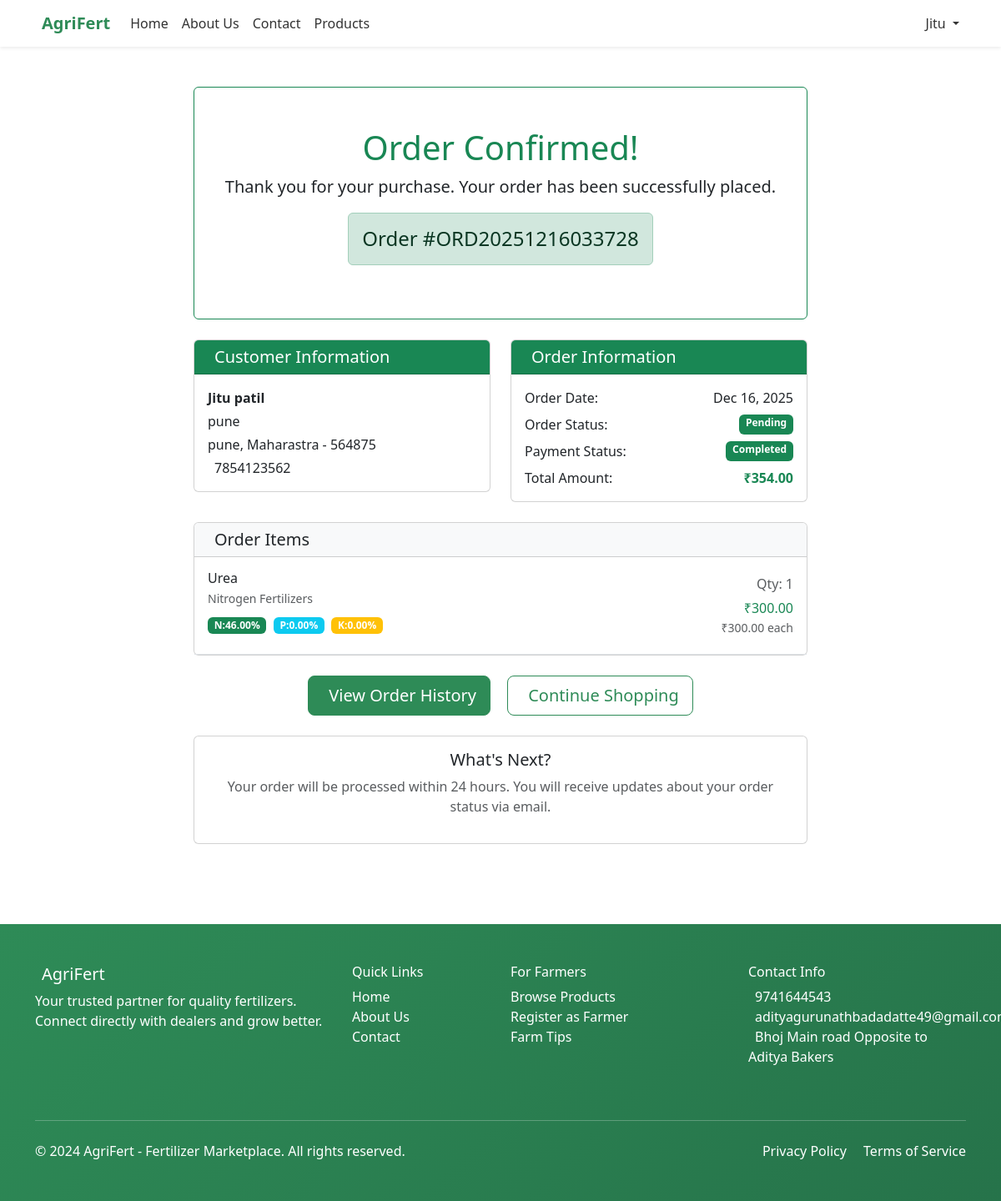
Page /order-confirmation/9/ (signed in) on the committed database.
### core/models.py (models this page shows, shortened)
class Order(models.Model):
    STATUS_CHOICES = (
        ('pending', 'Pending'),
        ('confirmed', 'Confirmed'),
        ('shipped', 'Shipped'),
        ('delivered', 'Delivered'),
        ('cancelled', 'Cancelled'),
    )
    PAYMENT_STATUS_CHOICES = (
        ('pending', 'Pending'),
        ('completed', 'Completed'),
        ('failed', 'Failed'),
        ('refunded', 'Refunded'),
    )
    user = models.ForeignKey(User, on_delete=models.CASCADE)
    order_number = models.CharField(max_length=20, unique=True)
    total_amount = models.DecimalField(max_digits=12, decimal_places=2)
    shipping_full_name = models.CharField(max_length=255)
    shipping_address = models.TextField()
    shipping_city = models.CharField(max_length=100)
    shipping_state = models.CharField(max_length=100)
    shipping_pincode = models.CharField(max_length=10)
    shipping_phone = models.CharField(max_length=15)
    status = models.CharField(max_length=20, choices=STATUS_CHOICES, default='pending')
    payment_status = models.CharField(max_length=20, choices=PAYMENT_STATUS_CHOICES, default='pending')
    tracking_number = models.CharField(max_length=50, blank=True, null=True)
    shipped_at = models.DateTimeField(blank=True, null=True)  # FIXED THIS LINE
    delivered_at = models.DateTimeField(blank=True, null=True)  # FIXED THIS LINE
    created_at = models.DateTimeField(auto_now_add=True)
    updated_at = models.DateTimeField(auto_now=True)

class OrderItem(models.Model):
    order = models.ForeignKey(Order, on_delete=models.CASCADE)
    product = models.ForeignKey(Product, on_delete=models.CASCADE)
    dealer = models.ForeignKey(User, on_delete=models.CASCADE)
    quantity = models.IntegerField()
    price = models.DecimalField(max_digits=10, decimal_places=2)
    item_total = models.DecimalField(max_digits=10, decimal_places=2)

class Product(models.Model):
    dealer = models.ForeignKey(User, on_delete=models.CASCADE)
    name = models.CharField(max_length=200)
    description = models.TextField()
    category = models.ForeignKey(Category, on_delete=models.CASCADE)
    price = models.DecimalField(max_digits=10, decimal_places=2)
    stock_quantity = models.IntegerField(default=0)
    image = models.ImageField(upload_to='products/', blank=True, null=True, default='products/default.jpg')
    nitrogen_content = models.DecimalField(max_digits=5, decimal_places=2, default=0)
    phosphorus_content = models.DecimalField(max_digits=5, decimal_places=2, default=0)
    potassium_content = models.DecimalField(max_digits=5, decimal_places=2, default=0)
    suitable_crops = models.TextField(blank=True)
    usage_instructions = models.TextField(blank=True)
    is_available = models.BooleanField(default=True)
    created_at = models.DateTimeField(auto_now_add=True)
    updated_at = models.DateTimeField(auto_now=True)

class Category(models.Model):
    name = models.CharField(max_length=100)
    description = models.TextField(blank=True)
    created_at = models.DateTimeField(auto_now_add=True)
    class Meta:
        verbose_name_plural = "Categories"

### core/views.py (the view)
# urls.py: path('order-confirmation/<int:order_id>/', views.order_confirmation, name='order_confirmation'),
@login_required
@farmer_required
def order_confirmation(request, order_id):
    order = get_object_or_404(Order, id=order_id, user=request.user)
    order_items = OrderItem.objects.filter(order=order)
    return render(request, 'core/order_confirmation.html', {
        'order': order,
        'order_items': order_items
    })

### core/views.py (called while the page is built)
def farmer_required(function=None):
    actual_decorator = user_passes_test(
        lambda u: hasattr(u, 'profile') and u.profile.user_type == 'farmer',
        login_url='/',
        redirect_field_name=None
    )
    if function:
        return actual_decorator(function)
    return actual_decorator

### templates/core/order_confirmation.html (shortened to what this page needs)
{% extends 'base.html' %}
{% block content %}
<div class="container py-5">
    <div class="row justify-content-center">
        <div class="col-lg-8">
            <div class="card border-success mb-4">
                <div class="card-body text-center py-5">
                    <h1 class="text-success">Order Confirmed!</h1>
                    <p class="lead">Thank you for your purchase. Your order has been successfully placed.</p>
                    <div class="alert alert-success d-inline-block">
                        <h4 class="mb-0">Order #{{ order.order_number }}</h4>
                    </div>
                </div>
            </div>
            <div class="row">
                <div class="col-md-6 mb-4">
                    <div class="card">
                        <div class="card-header bg-success text-white">
                            <h5 class="mb-0">Customer Information</h5>
                        </div>
                        <div class="card-body">
                            <p class="mb-1"><strong>{{ order.shipping_full_name }}</strong></p>
                            <p class="mb-1">{{ order.shipping_address }}</p>
                            <p class="mb-1">{{ order.shipping_city }}, {{ order.shipping_state }} - {{ order.shipping_pincode }}</p>
                            <p class="mb-0">{{ order.shipping_phone }}</p>
                        </div>
                    </div>
                </div>
                <div class="col-md-6 mb-4">
                    <div class="card">
                        <div class="card-header bg-success text-white">
                            <h5 class="mb-0">Order Information</h5>
                        </div>
                        <div class="card-body">
                            <div class="d-flex justify-content-between mb-2">
                                <span>Order Date:</span>
                                <span>{{ order.created_at|date:"M d, Y" }}</span>
                            </div>
                            <div class="d-flex justify-content-between mb-2">
                                <span>Order Status:</span>
                                <span class="badge bg-success">{{ order.status|title }}</span>
                            </div>
                            <div class="d-flex justify-content-between mb-2">
                                <span>Payment Status:</span>
                                <span class="badge bg-success">{{ order.payment_status|title }}</span>
                            </div>
                            <div class="d-flex justify-content-between">
                                <span>Total Amount:</span>
                                <span class="fw-bold text-success">₹{{ order.total_amount }}</span>
                            </div>
                        </div>
                    </div>
                </div>
            </div>
            <div class="card mb-4">
                <div class="card-header bg-light">
                    <h5 class="mb-0">Order Items</h5>
                </div>
                <div class="card-body p-0">
                    {% for item in order_items %}
                    <div class="border-bottom p-3">
                        <div class="row align-items-center">
                            <div class="col-md-8">
                                <h6 class="mb-1">{{ item.product.name }}</h6>
                                <p class="text-muted small mb-2">{{ item.product.category.name }}</p>
                                <div class="mb-2">
                                    <span class="badge bg-success me-1">N:{{ item.product.nitrogen_content }}%</span>
                                    <span class="badge bg-info me-1">P:{{ item.product.phosphorus_content }}%</span>
                                    <span class="badge bg-warning">K:{{ item.product.potassium_content }}%</span>
                                </div>
                            </div>
                            <div class="col-md-4 text-end">
                                <div class="mb-2">
                                    <span class="text-muted">Qty: {{ item.quantity }}</span>
                                </div>
                                <h6 class="text-success mb-0">₹{{ item.item_total }}</h6>
                                <small class="text-muted">₹{{ item.price }} each</small>
                            </div>
                        </div>
                    </div>
                    {% endfor %}
                </div>
            </div>
            <div class="text-center">
                <a href="/orders/" class="btn btn-success btn-lg me-3">
                    View Order History
                </a>
                <a href="/products/" class="btn btn-outline-success btn-lg">
                    Continue Shopping
                </a>
            </div>
            <div class="card mt-4">
                <div class="card-body text-center">
                    <h5>What's Next?</h5>
                    <p class="text-muted">
                        Your order will be processed within 24 hours. You will receive updates about your order status via email.
                    </p>
                </div>
            </div>
        </div>
    </div>
</div>
{% endblock %}

### templates/base.html (shortened to what this page needs)
{% load static %}
<!DOCTYPE html>
<html lang="en">
<head>
    <link href="https://cdn.jsdelivr.net/npm/bootstrap@5.3.0/dist/css/bootstrap.min.css" rel="stylesheet">
    <link href="https://cdnjs.cloudflare.com/ajax/libs/font-awesome-6.0.0/css/all.min.css" rel="stylesheet">
</head>
<body>
    <nav class="navbar navbar-expand-lg navbar-light bg-white shadow-sm sticky-top">
        <div class="container">
            <a class="navbar-brand" href="/">
                AgriFert
            </a>
            <div class="collapse navbar-collapse" id="navbarNav">
                <ul class="navbar-nav me-auto">
                    <li class="nav-item">
                        <a class="nav-link" href="/">Home</a>
                    </li>
                    <li class="nav-item">
                        <a class="nav-link" href="/about/">About Us</a>
                    </li>
                    <li class="nav-item">
                        <a class="nav-link" href="/contact/">Contact</a>
                    </li>
                    <li class="nav-item">
                        <a class="nav-link" href="/products/">Products</a>
                    </li>
                </ul>
                <ul class="navbar-nav">
                    {% if user.is_authenticated %}
                        <li class="nav-item dropdown">
                            <a class="nav-link dropdown-toggle" href="#" id="navbarDropdown" role="button" data-bs-toggle="dropdown">
                                {{ user.username }}
                            </a>
                        </li>
                    {% endif %}
                </ul>
            </div>
        </div>
    </nav>
    <main>
        {% block content %}
        {% endblock %}
    </main>
    <footer class="footer text-white py-5 mt-5">
        <div class="container">
            <div class="row">
                <div class="col-md-4 mb-4">
                    <h5>AgriFert</h5>
                    <p>Your trusted partner for quality fertilizers. Connect directly with dealers and grow better.</p>
                    <div class="social-links">
                    </div>
                </div>
                <div class="col-md-2 mb-4">
                    <h6>Quick Links</h6>
                    <ul class="list-unstyled">
                        <li><a href="/" class="text-white text-decoration-none">Home</a></li>
                        <li><a href="/about/" class="text-white text-decoration-none">About Us</a></li>
                        <li><a href="/contact/" class="text-white text-decoration-none">Contact</a></li>
                    </ul>
                </div>
                <div class="col-md-3 mb-4">
                    <h6>For Farmers</h6>
                    <ul class="list-unstyled">
                        <li><a href="/products/" class="text-white text-decoration-none">Browse Products</a></li>
                        <li><a href="/register/farmer/" class="text-white text-decoration-none">Register as Farmer</a></li>
                        <li><a href="#" class="text-white text-decoration-none">Farm Tips</a></li>
                    </ul>
                </div>
                <div class="col-md-3 mb-4">
                    <h6>Contact Info</h6>
                    <ul class="list-unstyled">
                        <li>9741644543</li>
                        <li>adityagurunathbadadatte49@gmail.com</li>
                        <li>Bhoj Main road Opposite to Aditya Bakers</li>
                    </ul>
                </div>
            </div>
            <hr class="my-4 bg-white">
            <div class="row align-items-center">
                <div class="col-md-6">
                    <p class="mb-0">&copy; 2024 AgriFert - Fertilizer Marketplace. All rights reserved.</p>
                </div>
                <div class="col-md-6 text-md-end">
                    <a href="#" class="text-white text-decoration-none me-3">Privacy Policy</a>
                    <a href="#" class="text-white text-decoration-none">Terms of Service</a>
                </div>
            </div>
        </div>
    </footer>
</body>
</html>

### templates/base.html (style rules this page uses)
.navbar-brand { font-weight: bold; color: #2e8b57 !important; }
.btn-success { background-color: #2e8b57; border-color: #2e8b57; }
.btn-outline-success { color: #2e8b57; border-color: #2e8b57; }
.nav-link { font-weight: 500; color: #333; }
.footer { background: linear-gradient(135deg, #2e8b57 0%, #26734a 100%); }

### rows in the picture
Order: order_number "ORD20251216033728", shipping_full_name "Jitu patil", shipping_address "pune", shipping_city "pune", shipping_state "Maharastra", shipping_pincode "564875", shipping_phone "7854123562", created_at "Dec 16, 2025", status "Pending", payment_status "Completed", total_amount "354.00"
OrderItem: product.name "Urea", product.category.name "Nitrogen Fertilizers", product.nitrogen_content "46.00", product.phosphorus_content "0.00", product.potassium_content "0.00", quantity "1", item_total "300.00", price "300.00"

### other values in the picture
{{ user.username }} "Jitu"
